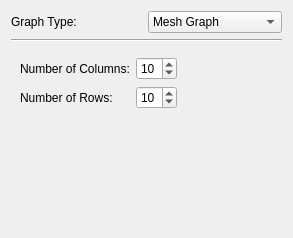
<?xml version="1.0" encoding="UTF-8"?>
<ui version="4.0">
 <class>GenerateGraphWidget</class>
 <widget class="QWidget" name="GenerateGraphWidget">
  <property name="geometry">
   <rect>
    <x>0</x>
    <y>0</y>
    <width>293</width>
    <height>238</height>
   </rect>
  </property>
  <property name="windowTitle">
   <string>Generate Graph</string>
  </property>
  <layout class="QGridLayout" name="gridLayout">
   <item row="0" column="0">
    <widget class="QLabel" name="label">
     <property name="text">
      <string>Graph Type:</string>
     </property>
    </widget>
   </item>
   <item row="0" column="1">
    <widget class="KComboBox" name="comboBox">
     <item>
      <property name="text">
       <string>Mesh Graph</string>
      </property>
     </item>
     <item>
      <property name="text">
       <string>Star Graph</string>
      </property>
     </item>
     <item>
      <property name="text">
       <string>Circle Graph</string>
      </property>
     </item>
     <item>
      <property name="text">
       <string>Random Graph</string>
      </property>
     </item>
     <item>
      <property name="text">
       <string>Erdös-Renyi Graph</string>
      </property>
     </item>
    </widget>
   </item>
   <item row="1" column="0" colspan="2">
    <widget class="Line" name="line">
     <property name="orientation">
      <enum>Qt::Horizontal</enum>
     </property>
    </widget>
   </item>
   <item row="2" column="0" colspan="2">
    <widget class="QStackedWidget" name="stackedWidget">
     <property name="currentIndex">
      <number>0</number>
     </property>
     <widget class="QWidget" name="page_mesh">
      <layout class="QGridLayout" name="gridLayout_2">
       <item row="0" column="0">
        <layout class="QFormLayout" name="fromLayoutMesh">
         <property name="fieldGrowthPolicy">
          <enum>QFormLayout::ExpandingFieldsGrow</enum>
         </property>
         <item row="0" column="0">
          <widget class="QLabel" name="label_columns">
           <property name="text">
            <string>Number of Columns:</string>
           </property>
           <property name="buddy">
            <cstring>meshColumns</cstring>
           </property>
          </widget>
         </item>
         <item row="0" column="1">
          <widget class="QSpinBox" name="meshColumns">
           <property name="minimum">
            <number>1</number>
           </property>
           <property name="value">
            <number>10</number>
           </property>
          </widget>
         </item>
         <item row="1" column="0">
          <widget class="QLabel" name="label_rows">
           <property name="text">
            <string>Number of Rows:</string>
           </property>
           <property name="buddy">
            <cstring>meshRows</cstring>
           </property>
          </widget>
         </item>
         <item row="1" column="1">
          <widget class="QSpinBox" name="meshRows">
           <property name="minimum">
            <number>1</number>
           </property>
           <property name="value">
            <number>10</number>
           </property>
          </widget>
         </item>
        </layout>
       </item>
      </layout>
     </widget>
     <widget class="QWidget" name="page_star">
      <layout class="QGridLayout" name="gridLayout_3">
       <item row="0" column="0">
        <layout class="QFormLayout" name="formLayoutStart">
         <item row="0" column="0">
          <widget class="QLabel" name="label_numberSatellite">
           <property name="text">
            <string>Satellite Nodes:</string>
           </property>
          </widget>
         </item>
         <item row="0" column="1">
          <widget class="QSpinBox" name="starSatelliteNodes">
           <property name="minimum">
            <number>1</number>
           </property>
           <property name="maximum">
            <number>999</number>
           </property>
           <property name="value">
            <number>10</number>
           </property>
          </widget>
         </item>
        </layout>
       </item>
      </layout>
     </widget>
     <widget class="QWidget" name="page_circle">
      <layout class="QGridLayout" name="gridLayout_4">
       <item row="0" column="0">
        <layout class="QFormLayout" name="formLayoutCircle">
         <item row="0" column="0">
          <widget class="QLabel" name="label_numberCircle">
           <property name="text">
            <string>Number of Nodes:</string>
           </property>
          </widget>
         </item>
         <item row="0" column="1">
          <widget class="QSpinBox" name="circleNodes">
           <property name="minimum">
            <number>1</number>
           </property>
           <property name="maximum">
            <number>999</number>
           </property>
           <property name="value">
            <number>10</number>
           </property>
          </widget>
         </item>
        </layout>
       </item>
      </layout>
     </widget>
     <widget class="QWidget" name="page_random">
      <layout class="QGridLayout" name="gridLayout_5">
       <item row="0" column="0">
        <layout class="QFormLayout" name="formLayoutRandom">
         <item row="0" column="0">
          <widget class="QLabel" name="label_randomNodes">
           <property name="text">
            <string>Nodes:</string>
           </property>
          </widget>
         </item>
         <item row="0" column="1">
          <widget class="QSpinBox" name="randomNodes">
           <property name="minimum">
            <number>1</number>
           </property>
           <property name="maximum">
            <number>999</number>
           </property>
           <property name="value">
            <number>10</number>
           </property>
          </widget>
         </item>
         <item row="1" column="0">
          <widget class="QLabel" name="label_randomEdges">
           <property name="text">
            <string>Edges:</string>
           </property>
          </widget>
         </item>
         <item row="1" column="1">
          <widget class="QSpinBox" name="randomEdges">
           <property name="value">
            <number>20</number>
           </property>
          </widget>
         </item>
         <item row="3" column="0">
          <widget class="QLabel" name="label_randomSelfEdges">
           <property name="text">
            <string>Allow self-edges:</string>
           </property>
          </widget>
         </item>
         <item row="2" column="0">
          <widget class="QLabel" name="label_randomGeneratorSeed">
           <property name="text">
            <string>Generator Seed:</string>
           </property>
          </widget>
         </item>
         <item row="2" column="1">
          <widget class="QSpinBox" name="randomGeneratorSeed">
           <property name="minimum">
            <number>1</number>
           </property>
           <property name="maximum">
            <number>999999</number>
           </property>
          </widget>
         </item>
         <item row="3" column="1">
          <widget class="QCheckBox" name="randomAllowSelfedges">
           <property name="text">
            <string/>
           </property>
          </widget>
         </item>
        </layout>
       </item>
      </layout>
     </widget>
     <widget class="QWidget" name="page_gnp">
      <layout class="QGridLayout" name="gridLayout_6">
       <item row="0" column="0">
        <layout class="QFormLayout" name="formLayoutGNP">
         <item row="0" column="0">
          <widget class="QLabel" name="label_GNPNodes">
           <property name="text">
            <string>Nodes (n):</string>
           </property>
          </widget>
         </item>
         <item row="3" column="0">
          <widget class="QLabel" name="label_GNPSelfEdges">
           <property name="text">
            <string>Allow self-edges:</string>
           </property>
          </widget>
         </item>
         <item row="0" column="1">
          <widget class="QSpinBox" name="GNPNodes">
           <property name="minimum">
            <number>1</number>
           </property>
           <property name="value">
            <number>10</number>
           </property>
          </widget>
         </item>
         <item row="1" column="0">
          <widget class="QLabel" name="label_GNPEdgeProbability">
           <property name="text">
            <string>Edge Probability (p):</string>
           </property>
          </widget>
         </item>
         <item row="2" column="0">
          <widget class="QLabel" name="label_GNPGeneratorSeed">
           <property name="text">
            <string>Generator Seed:</string>
           </property>
          </widget>
         </item>
         <item row="2" column="1">
          <widget class="QSpinBox" name="GNPGeneratorSeed">
           <property name="minimum">
            <number>1</number>
           </property>
           <property name="maximum">
            <number>999999</number>
           </property>
          </widget>
         </item>
         <item row="1" column="1">
          <widget class="QDoubleSpinBox" name="GNPEdgeProbability">
           <property name="decimals">
            <number>3</number>
           </property>
           <property name="minimum">
            <double>0.001000000000000</double>
           </property>
           <property name="maximum">
            <double>1.000000000000000</double>
           </property>
           <property name="value">
            <double>0.250000000000000</double>
           </property>
          </widget>
         </item>
         <item row="3" column="1">
          <widget class="QCheckBox" name="GNPAllowSelfedges">
           <property name="text">
            <string/>
           </property>
          </widget>
         </item>
        </layout>
       </item>
      </layout>
     </widget>
    </widget>
   </item>
  </layout>
 </widget>
 <customwidgets>
  <customwidget>
   <class>KComboBox</class>
   <extends>QComboBox</extends>
   <header>kcombobox.h</header>
  </customwidget>
 </customwidgets>
 <resources/>
 <connections>
  <connection>
   <sender>comboBox</sender>
   <signal>currentIndexChanged(int)</signal>
   <receiver>stackedWidget</receiver>
   <slot>setCurrentIndex(int)</slot>
   <hints>
    <hint type="sourcelabel">
     <x>232</x>
     <y>22</y>
    </hint>
    <hint type="destinationlabel">
     <x>258</x>
     <y>68</y>
    </hint>
   </hints>
  </connection>
 </connections>
</ui>
